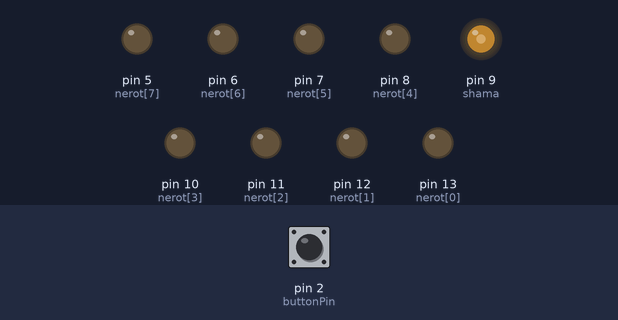
Recording of a sketch running on a simulated Arduino Uno, built with avr-gcc and run on an emulated ATmega328P. On the bench: output pins drawn as LEDs (lit = HIGH). The inputs (shaded band) are chosen by the test bench; at power-on: pin 2 (buttonPin) LOW.

Above: at 1.2 s.
1.3 s: pin 2 (buttonPin) pulled HIGH for 0.15 s
At 1.65 s:
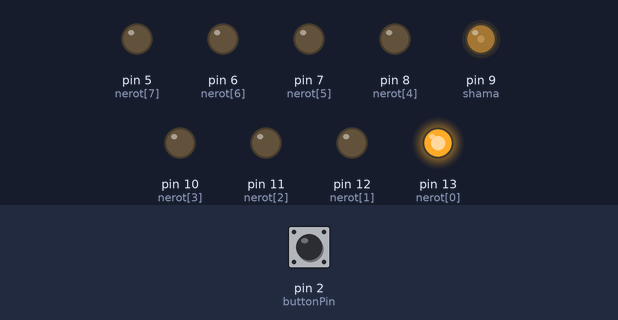
4.3 s: pin 2 (buttonPin) pulled HIGH for 1 s
At 5.29 s:
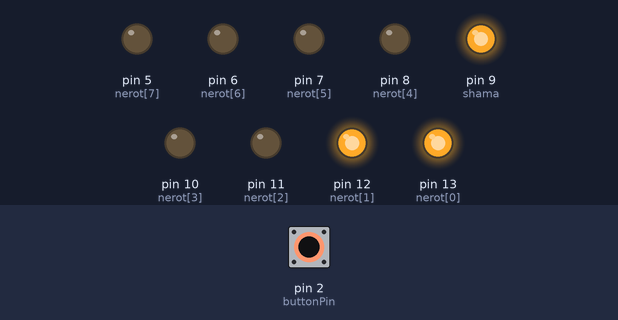
7.3 s: pin 2 (buttonPin) pulled HIGH for 0.15 s
At 7.76 s:
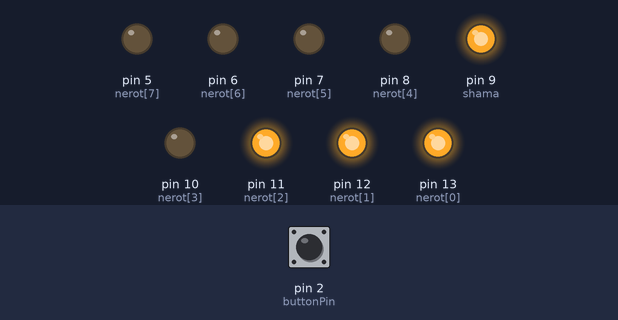
10.3 s: pin 2 (buttonPin) pulled HIGH for 3.2 s
At 10.5 s:
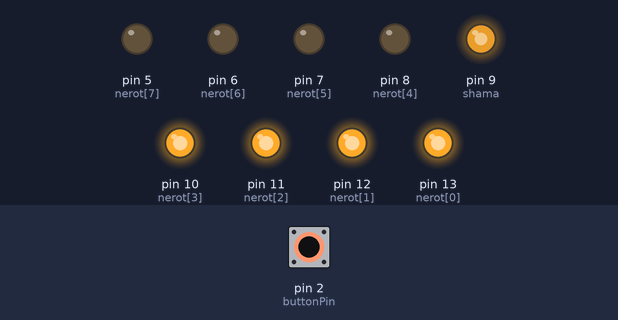
15.0 s: pin 2 (buttonPin) pulled HIGH for 0.15 s
At 15.31 s:
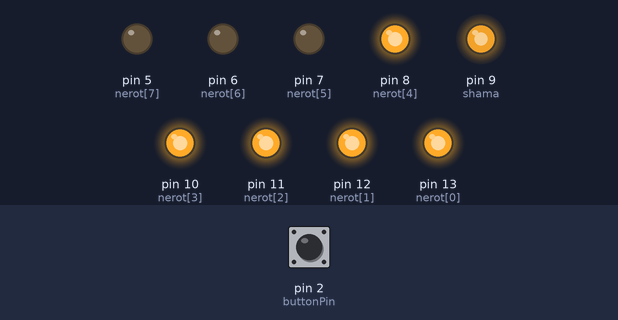
18.0 s: pin 2 (buttonPin) pulled HIGH for 1 s
At 18.31 s:
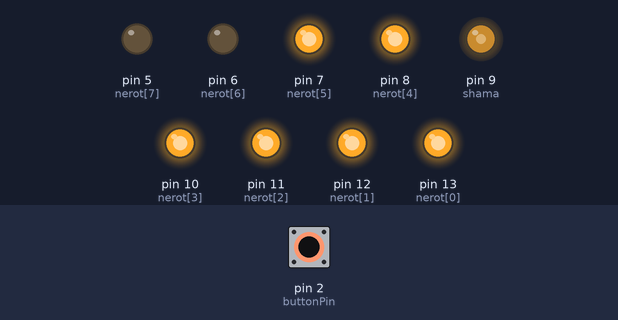
Timing chart, 0 to 22.0 s (numbered marks = the images above; inputs shaded):
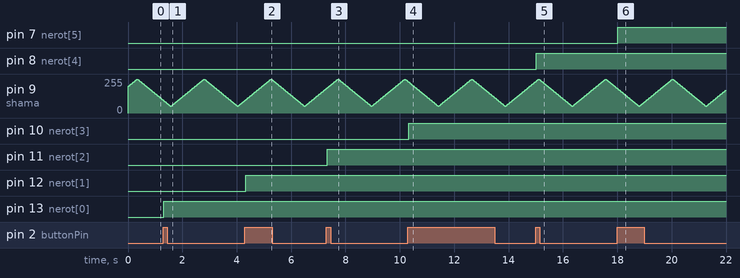

The sketch:

menorah.ino
```cpp
const int buttonPin = 2;
int shama = 9; // we need analog output for the Shamas
int nerot[] = {13,12,11,10,8,7,6,5};

int numberOfNer = 0;

int brightness = 200;    // how bright the Shamas will start
int fadeAmount = 5;    // how many points to fade the Shamas by

int buttonState = 0;         // variable for reading the pushbutton status
int buttonOldState = 0;
boolean buttonOn = false;

// the setup routine runs once when you press reset:
void setup() {
  // declare pin 9 to be an output:
  for (int i=0; i < 8;i++) {
    pinMode(nerot[i], OUTPUT);
  }
  // initialize the pushbutton pin as an input:
  pinMode(buttonPin, INPUT);
}

// the loop routine runs over and over again forever:
void loop() {
  // read the state of the pushbutton value:
  buttonState = digitalRead(buttonPin);
  if (buttonState == HIGH && buttonOldState != buttonState) {
    // turn LED on:
      numberOfNer++;
      if (numberOfNer == 9) {
        numberOfNer = 1;
      }
      for (int i=0; i < 8;i++) {
        if (i+1 <= numberOfNer) {
          digitalWrite(nerot[i],HIGH);
        } else {
          digitalWrite(nerot[i],LOW);
        }
    }
  }
  buttonOldState = buttonState;

  // set the brightness of Shamas:
  analogWrite(shama, brightness);
  // change the brightness for next time through the loop:
  brightness = brightness + fadeAmount;
  // reverse the direction of the fading at the ends of the fade:
  if (brightness <= 50 || brightness >= 255) {
    fadeAmount = -fadeAmount;
  }
  // wait for 30 milliseconds to see the dimming effect
  delay(30);
}
```

Measured:
- after the input at 1.3 s, pin 13 (nerot[0]): LOW → HIGH at once
- after the input at 4.3 s, pin 12 (nerot[1]): LOW → HIGH at once
- after the input at 7.3 s, pin 11 (nerot[2]): LOW → HIGH at once
- after the input at 10.3 s, pin 10 (nerot[3]): LOW → HIGH at once
- after the input at 15.0 s, pin 8 (nerot[4]): LOW → HIGH at once
- after the input at 18.0 s, pin 7 (nerot[5]): LOW → HIGH at once
